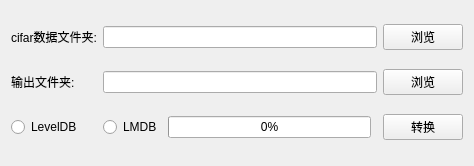
<?xml version="1.0" encoding="UTF-8"?>
<ui version="4.0">
 <class>ConvertCifar</class>
 <widget class="QWidget" name="ConvertCifar">
  <property name="geometry">
   <rect>
    <x>0</x>
    <y>0</y>
    <width>474</width>
    <height>166</height>
   </rect>
  </property>
  <property name="windowTitle">
   <string>数据转换-Cifar</string>
  </property>
  <layout class="QGridLayout" name="gridLayout">
   <item row="4" column="0">
    <widget class="QRadioButton" name="LevelDbButton">
     <property name="text">
      <string>LevelDB</string>
     </property>
    </widget>
   </item>
   <item row="3" column="4">
    <widget class="QPushButton" name="pushButton_BrowserOutput">
     <property name="text">
      <string>浏览</string>
     </property>
    </widget>
   </item>
   <item row="3" column="0">
    <widget class="QLabel" name="label_9">
     <property name="text">
      <string>输出文件夹:</string>
     </property>
    </widget>
   </item>
   <item row="2" column="0">
    <widget class="QLabel" name="label_8">
     <property name="text">
      <string>cifar数据文件夹:</string>
     </property>
    </widget>
   </item>
   <item row="2" column="4">
    <widget class="QPushButton" name="pushButton_BrowserInput">
     <property name="text">
      <string>浏览</string>
     </property>
    </widget>
   </item>
   <item row="4" column="4">
    <widget class="QPushButton" name="pushButton_DoConvert">
     <property name="text">
      <string>转换</string>
     </property>
    </widget>
   </item>
   <item row="4" column="2">
    <widget class="QProgressBar" name="progressBar">
     <property name="value">
      <number>0</number>
     </property>
    </widget>
   </item>
   <item row="4" column="1">
    <widget class="QRadioButton" name="LmDbButton">
     <property name="text">
      <string>LMDB</string>
     </property>
    </widget>
   </item>
   <item row="3" column="1" colspan="3">
    <widget class="QLineEdit" name="lineEdit_outputfolder"/>
   </item>
   <item row="2" column="1" colspan="3">
    <widget class="QLineEdit" name="lineEdit_Inputfolder"/>
   </item>
  </layout>
 </widget>
 <layoutdefault spacing="6" margin="11"/>
 <resources/>
 <connections>
  <connection>
   <sender>pushButton_BrowserInput</sender>
   <signal>clicked()</signal>
   <receiver>ConvertCifar</receiver>
   <slot>Browser1()</slot>
   <hints>
    <hint type="sourcelabel">
     <x>358</x>
     <y>48</y>
    </hint>
    <hint type="destinationlabel">
     <x>327</x>
     <y>13</y>
    </hint>
   </hints>
  </connection>
  <connection>
   <sender>pushButton_BrowserOutput</sender>
   <signal>clicked()</signal>
   <receiver>ConvertCifar</receiver>
   <slot>Browser2()</slot>
   <hints>
    <hint type="sourcelabel">
     <x>312</x>
     <y>99</y>
    </hint>
    <hint type="destinationlabel">
     <x>251</x>
     <y>74</y>
    </hint>
   </hints>
  </connection>
  <connection>
   <sender>pushButton_DoConvert</sender>
   <signal>clicked()</signal>
   <receiver>ConvertCifar</receiver>
   <slot>DoConvert()</slot>
   <hints>
    <hint type="sourcelabel">
     <x>340</x>
     <y>173</y>
    </hint>
    <hint type="destinationlabel">
     <x>227</x>
     <y>138</y>
    </hint>
   </hints>
  </connection>
 </connections>
 <slots>
  <slot>Browser1()</slot>
  <slot>Browser2()</slot>
  <slot>DoConvert()</slot>
 </slots>
</ui>
